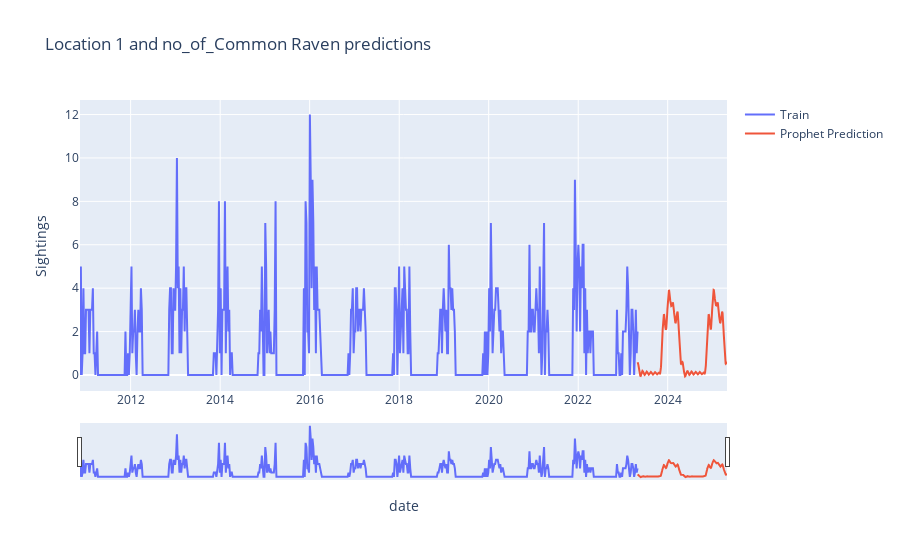

Notebook code cell kept with this figure:
### Markdown cell above
As before, we plot the predicictions for one bird species.

### Code cell
#Display plot for random selection of Location and Species (Same random selection as plot above)

prophet_df = globals()[f"prophet_df_{cluster}_{bird}"]
#Create Plot
fig = go.Figure()

fig.add_trace(go.Scatter(x=prophet_df['ds'], y=prophet_df['y'], mode='lines', name="Train"))
fig.add_trace(go.Scatter(x=cluster_predictions[cluster]['ds'], y=cluster_predictions[cluster][bird], mode='lines', name="Prophet Prediction"))

fig.update_layout(
    yaxis_title="Sightings", 
    xaxis_title="Date",
    title= (f' Location {cluster} and {bird} predictions in 2024 and 2025')
)

# activate slider
fig.update_xaxes(rangeslider_visible=True, title = "date")

fig.show()

### Figure 1 — Plotly figure (JSON) as saved in the notebook; plotly's stock layout.template omitted (floating-point values rounded to 4 significant figures; data arrays with more than 128 entries replaced by an {"elided": "..."} marker saying what was removed)
{"data": [{"mode": "lines", "name": "Train", "type": "scatter", "x": {"elided": "651 str values"}, "y": {"elided": "651 int values"}}, {"mode": "lines", "name": "Prophet Prediction", "type": "scatter", "x": {"elided": "730 str values"}, "y": {"elided": "730 float values"}}], "layout": {"autosize": true, "title": {"text": " Location 1 and no_of_Common Raven predictions"}, "xaxis": {"autorange": true, "range": ["2010-11-14", "2025-04-29"], "rangeslider": {"autorange": true, "range": ["2010-11-14", "2025-04-29"], "visible": true, "yaxis": {"_template": null, "rangemode": "match"}}, "title": {"text": "date"}, "type": "date"}, "yaxis": {"autorange": true, "range": [-0.7381, 12.67], "title": {"text": "Sightings"}, "type": "linear"}}}
